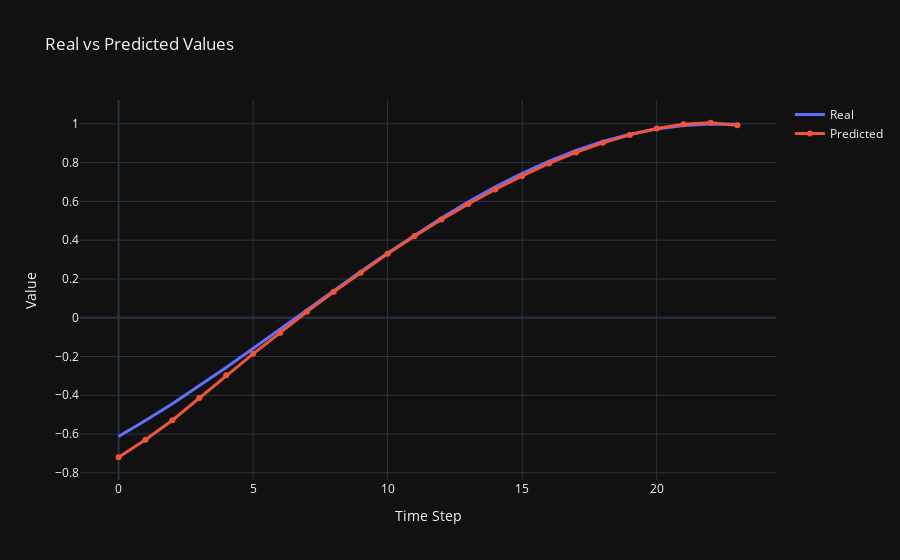
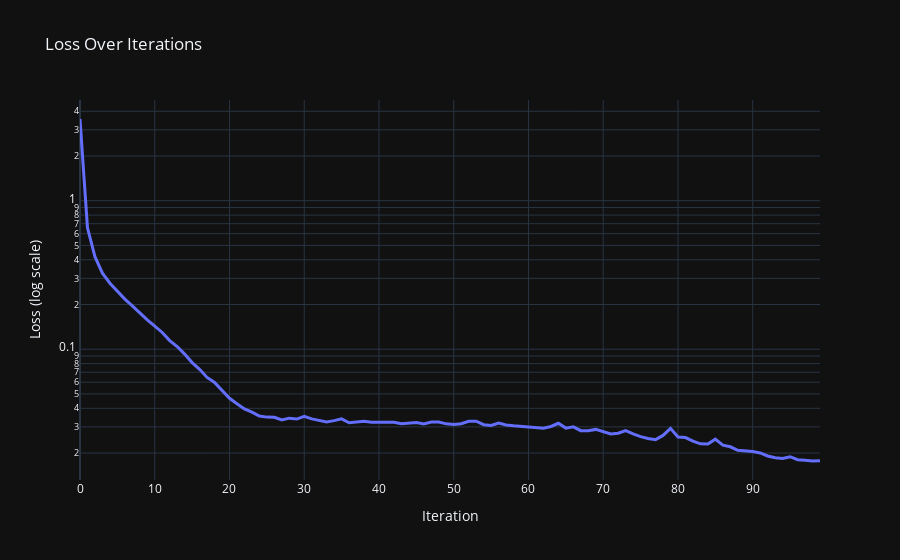

Here is the notebook cell these charts were saved with, in order:
### Code cell
# Generate predictions for the first sequence in the dataset
with torch.no_grad():
    input_seq, target_seq = sin_dataset[0]
    input_seq = input_seq.unsqueeze(0).to(device)
    predicted_seq = rnn_model(input_seq)

plot_predictions(
    target_seq.cpu().numpy()[:100], predicted_seq.cpu().numpy().flatten()[:100]
)
plot_loss_over_iterations(losses)

### Figure 1 — Plotly figure (JSON) as saved in the notebook; plotly's stock layout.template omitted (floating-point values rounded to 4 significant figures)
{"data": [{"line": {"width": 3}, "mode": "lines", "name": "Real", "type": "scatter", "x": [0, 1, 2, 3, 4, 5, 6, 7, 8, 9, 10, 11, 12, 13, 14, 15, 16, 17, 18, 19, 20, 21, 22, 23], "y": [-0.6125, -0.5305, -0.4432, -0.3515, -0.2563, -0.1585, -0.05914, 0.04082, 0.1404, 0.2385, 0.3343, 0.4267, 0.5148, 0.5979, 0.6749, 0.7452, 0.808, 0.8628, 0.909, 0.9461, 0.9737, 0.9916, 0.9996, 0.9975]}, {"line": {"width": 3}, "mode": "markers+lines", "name": "Predicted", "type": "scatter", "x": [0, 1, 2, 3, 4, 5, 6, 7, 8, 9, 10, 11, 12, 13, 14, 15, 16, 17, 18, 19, 20, 21, 22, 23], "y": [-0.7196, -0.6297, -0.5285, -0.4145, -0.297, -0.1862, -0.07831, 0.03103, 0.1343, 0.2324, 0.3302, 0.4209, 0.5062, 0.5863, 0.6615, 0.7316, 0.7957, 0.8526, 0.9019, 0.9431, 0.9755, 0.9977, 1.006, 0.9929]}], "layout": {"title": {"text": "Real vs Predicted Values"}, "xaxis": {"title": {"text": "Time Step"}}, "yaxis": {"title": {"text": "Value"}}}}

### Figure 2 — Plotly figure (JSON) as saved in the notebook; plotly's stock layout.template omitted (floating-point values rounded to 4 significant figures)
{"data": [{"line": {"width": 3}, "mode": "lines", "name": "Loss", "type": "scatter", "x": [0, 1, 2, 3, 4, 5, 6, 7, 8, 9, 10, 11, 12, 13, 14, 15, 16, 17, 18, 19, 20, 21, 22, 23, 24, 25, 26, 27, 28, 29, 30, 31, 32, 33, 34, 35, 36, 37, 38, 39, 40, 41, 42, 43, 44, 45, 46, 47, 48, 49, 50, 51, 52, 53, 54, 55, 56, 57, 58, 59, 60, 61, 62, 63, 64, 65, 66, 67, 68, 69, 70, 71, 72, 73, 74, 75, 76, 77, 78, 79, 80, 81, 82, 83, 84, 85, 86, 87, 88, 89, 90, 91, 92, 93, 94, 95, 96, 97, 98, 99], "y": [3.548, 0.656, 0.4195, 0.3253, 0.2784, 0.2442, 0.2176, 0.196, 0.1753, 0.1577, 0.1428, 0.1296, 0.1142, 0.1042, 0.0927, 0.08125, 0.0732, 0.06453, 0.05977, 0.05256, 0.04672, 0.04295, 0.03965, 0.03771, 0.03545, 0.0349, 0.0348, 0.0334, 0.03435, 0.03388, 0.0353, 0.03396, 0.03299, 0.03238, 0.03305, 0.034, 0.03199, 0.03228, 0.03267, 0.03219, 0.0322, 0.03192, 0.03223, 0.03147, 0.03166, 0.03211, 0.03142, 0.03236, 0.03233, 0.03144, 0.03112, 0.03153, 0.03276, 0.03274, 0.03103, 0.03063, 0.0318, 0.03092, 0.03048, 0.03017, 0.03018, 0.02956, 0.02936, 0.03018, 0.03174, 0.02943, 0.03002, 0.02829, 0.02827, 0.02884, 0.02796, 0.02689, 0.02717, 0.0283, 0.02692, 0.02579, 0.02508, 0.02462, 0.02628, 0.0293, 0.02563, 0.02544, 0.02403, 0.02307, 0.023, 0.02481, 0.02262, 0.02204, 0.02085, 0.02068, 0.02045, 0.02002, 0.01911, 0.01858, 0.01836, 0.01889, 0.01802, 0.01791, 0.01768, 0.01776]}], "layout": {"title": {"text": "Loss Over Iterations"}, "xaxis": {"title": {"text": "Iteration"}}, "yaxis": {"title": {"text": "Loss (log scale)"}, "type": "log"}}}
